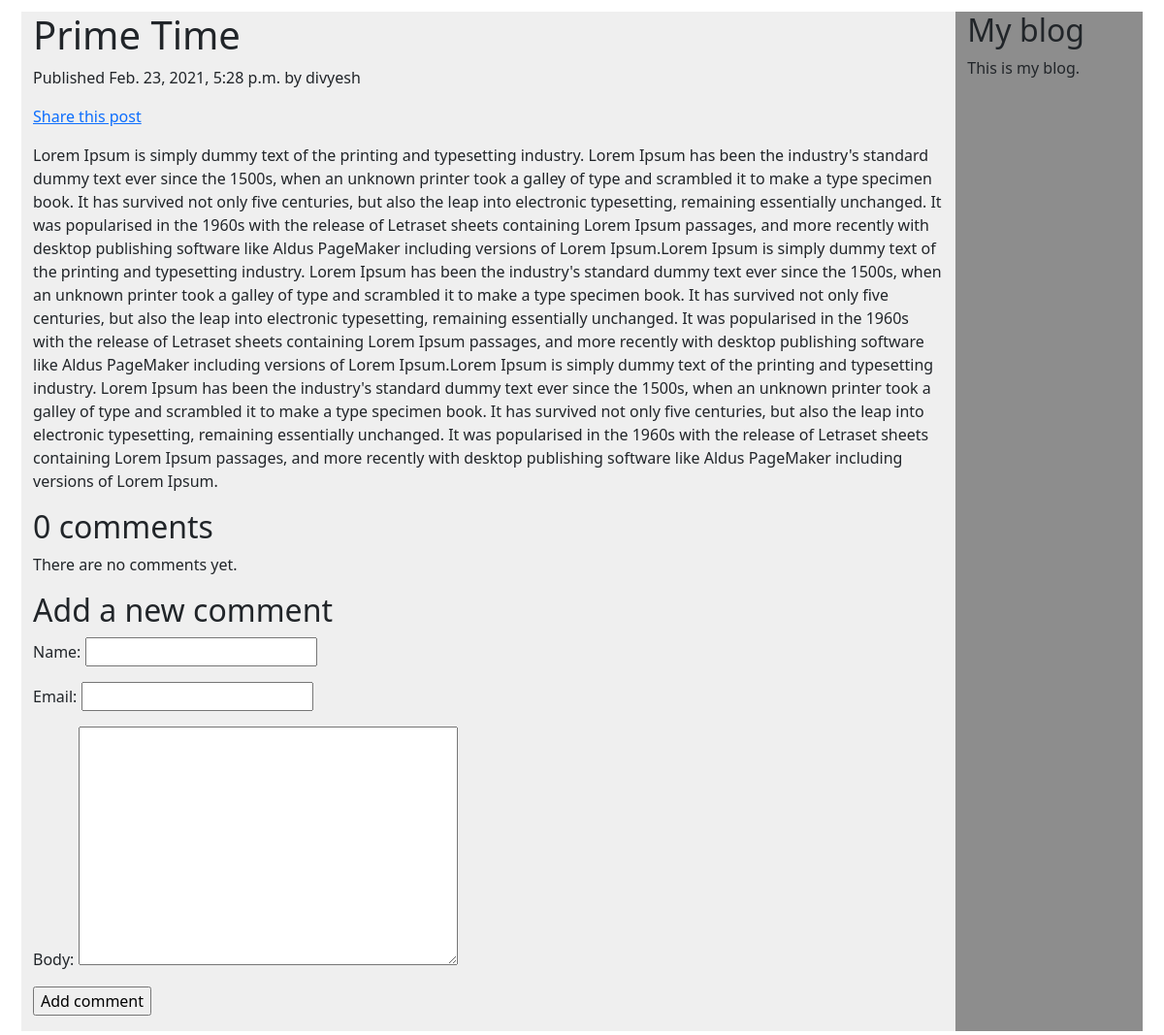
Page /blog/2021/2/23/prime-time/ on the committed database.
### blog/models.py (models this page shows, shortened)
class Post(models.Model):
    STATUS_CHOICES = (
        ('draft', 'Draft'),
        ('published', 'Published'),
    )
    title = models.CharField(max_length=250)
    slug = models.SlugField(max_length=250, unique_for_date='publish')
    author = models.ForeignKey(User, on_delete=models.CASCADE, related_name='blog_posts')
    body = models.TextField()
    publish = models.DateTimeField(default=timezone.now)
    created = models.DateTimeField(auto_now_add=True)
    updated = models.DateTimeField(auto_now=True)
    status = models.CharField(max_length=10, choices=STATUS_CHOICES, default='draft')
    objects = models.Manager() #The Default Manager
    published = PublishedManager() #Our Custom Manager
    class Meta:
        ordering = ('-publish',)

### blog/views.py (the view)
# urls.py: path('<int:year>/<int:month>/<int:day>/<slug:post>/', views.post_detail, name = 'post_detail'),
def post_detail(request, year, month, day, post):
    post = get_object_or_404(
        Post, slug=post, status = 'published',
        publish__year = year,
        publish__month = month,
        publish__day = day
        )
    comments = post.comments.filter(active=True)
    new_comment = None
    if request.method == 'POST':
        comment_form = CommentForm(data=request.POST)
        if comment_form.is_valid():
            new_comment = comment_form.save(commit=False)
            new_comment.post = post
            new_comment.save()
    else:
        comment_form = CommentForm()
    return render(request, 'blog/post/detail.html', {
        'post': post,
        'comments': comments,
        'new_comment': new_comment,
        'comment_form': comment_form
        })

### blog/forms.py
class CommentForm(forms.ModelForm):
    class Meta:
        model = Comment
        fields = ('name', 'email', 'body')

### blog/templates/blog/post/detail.html (shortened to what this page needs)
{% extends "blog/base.html" %}
{% block content %}
<h1>{{ post.title }}</h1>
<p class="date">
    Published {{ post.publish }} by {{ post.author }}
</p>
<p>
    <a href="{% url "blog:post_share" post.id %}">
        Share this post
    </a>
</p>
{{ post.body|linebreaks }}
{% with comments.count as total_comments %}
<h2>
    {{ total_comments }} comment{{ total_comments|pluralize }}
</h2>
{% endwith %}
{% for comment in comments %}
<div class="comment">
    <p class="info">
        Comment {{ forloop.counter }} by {{ comment.name }}
        {{ comment.created }}
    </p>
    {{ comment.body|linebreaks }}
</div>
{% empty %}
<p>There are no comments yet.</p>
{% endfor %}
{% if new_comment %}
<h2>Your comment has been added.</h2>
{% else %}
<h2>Add a new comment</h2>
<form action="." method="post">
{{ comment_form.as_p }}
<p><input type="submit" value="Add comment"></p>
</form>
{% endif %}
{% endblock %}

### rows in the picture
Post: title "Prime Time", publish "Feb. 23, 2021, 5:28 p.m.", author "divyesh", body "Lorem Ipsum is simply dummy text of the printing and typesetting industry. Lorem Ipsum has been the industry's standard dummy text ever since the 1500s, when an unknown printer took a galley of type and scrambled it to make a type specimen book. It has survived not only five centuries, but also the leap into electronic typesetting, remaining essentially unchanged. It was popularised in the 1960s with the release of Letraset sheets containing Lorem Ipsum passages, and more recently with desktop publishing software like Aldus PageMaker including versions of Lorem Ipsum.Lorem Ipsum is simply dummy text of the printing and typesetting industry. Lorem Ipsum has been the industry's standard dummy…"

### other values in the picture
{{ total_comments }} "0"
